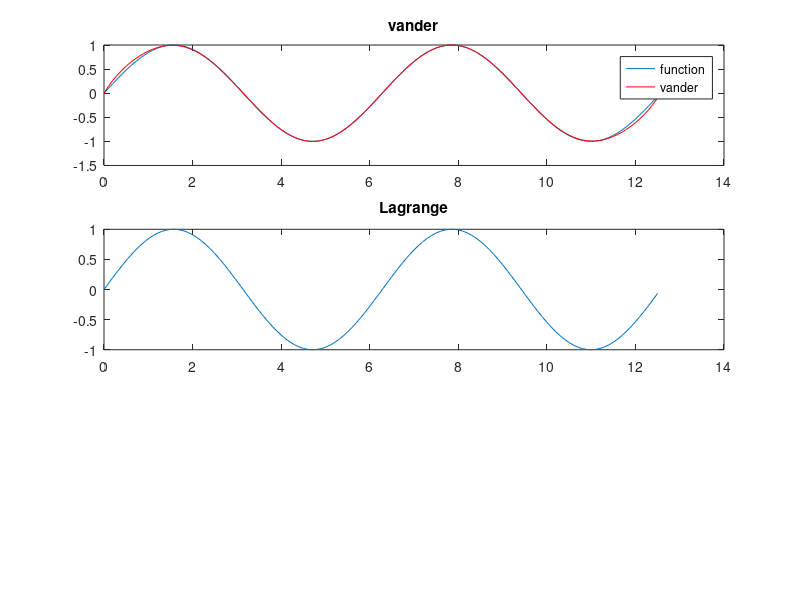

The MATLAB script that drew this image: (Note: this script raises an error after producing the figure.)
x = linspace(0,4*pi,10);
van = vander(x);
a = van\transpose(sin(x));
x1 = 0:0.1:4*pi;
y1 = sin(x1);
subplot(3,2,[1,2]);
plot(x1,sin(x1));
title("vander");
hold on
plot(x1,polyval(a,x1),'r');
legend("function","vander")
subplot(3,2,[3,4])
plot(x1,sin(x1))
title("Lagrange")

hold on
vector = zeros(0,length(x1));
k = 1;
for i=0:0.1:4*pi
  vector(k) = Lagrange(x,sin(x),i);
  k += 1;
end
plot(x1,vector,'r')
hold off
legend("function","Lagrange")

%{
prueba para graficar comparacion entre vander y 
polyval y lagrange con polyval
%}